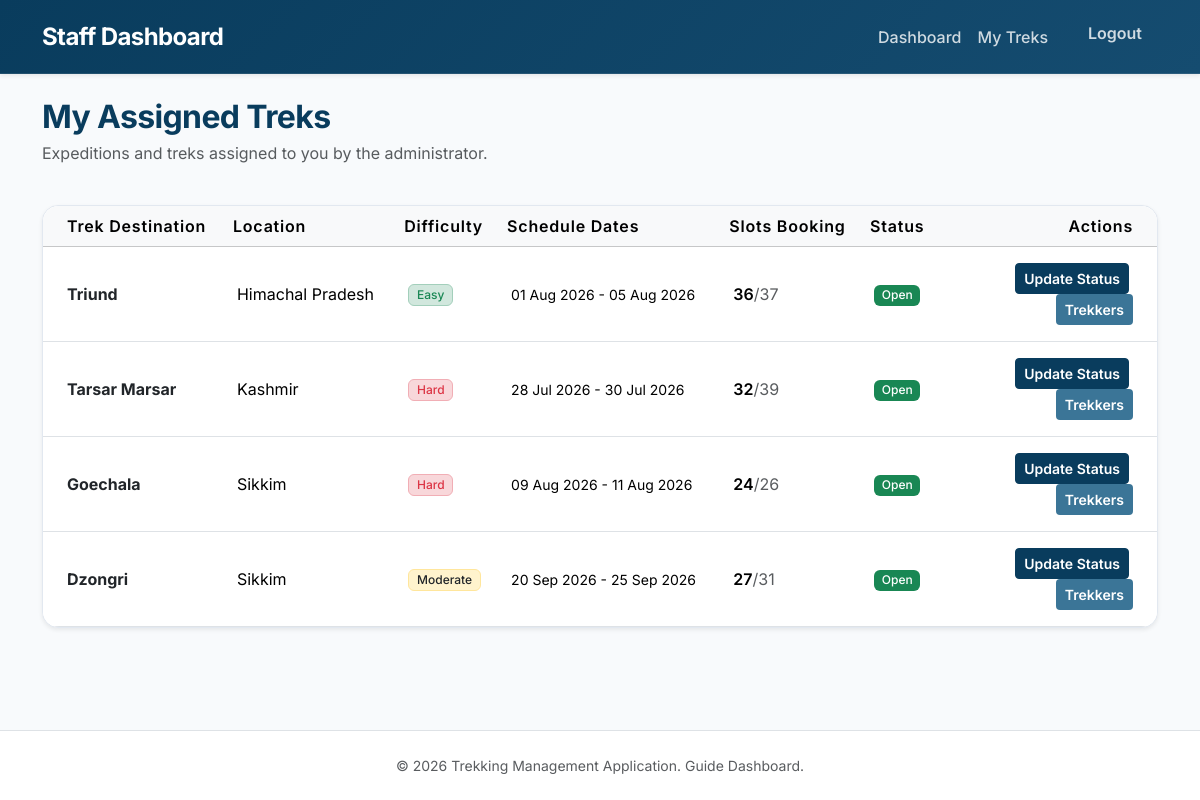
/staff/treks (signed in), run on the app's committed database.
### models.py (models this page shows, shortened)
class Trek(db.Model):
    __tablename__ = "trek"
    id = db.Column(db.Integer, primary_key=True)
    name = db.Column(db.String(100), nullable=False)
    location = db.Column(db.String(100), nullable=False)
    difficulty = db.Column(db.String(50), nullable=False)
    duration = db.Column(db.Integer, nullable=False)
    total_slots = db.Column(db.Integer, nullable=False)
    available_slots = db.Column(db.Integer, nullable=False)
    assigned_staff = db.Column(
        db.Integer,
        db.ForeignKey("user.id"),
        nullable=True
    )
    start_date = db.Column(db.Date)
    end_date = db.Column(db.Date)
    status = db.Column(db.String(20), default="Pending")
    is_deleted = db.Column(
        db.Boolean,
        default=False
    )
    description = db.Column(db.Text)
    bookings = db.relationship(
        "Booking",
        backref="trek",
        lazy=True
    )

### routes/staff.py (the view)
@staff.route("/treks")
@login_required
@staff_required
def assigned_treks():
    treks = Trek.query.filter_by(
        assigned_staff=current_user.id
    ).all()
    return render_template(
        "staff/assigned_treks.html",
        treks=treks
    )

### app.py (called while the page is built)
@login_manager.user_loader
def load_user(user_id):
    return User.query.get(int(user_id))

### routes/staff.py (called while the page is built)
def staff_required(func):
    @wraps(func)
    def wrapper(*args, **kwargs):
        if not current_user.is_authenticated:
            return redirect(url_for("auth.login"))
        if current_user.role != "staff":
            flash("Access Denied!", "danger")
            return redirect(url_for("auth.login"))
        if current_user.status != "approved":
            flash("Your account is awaiting admin approval.", "warning")
            return redirect(url_for("auth.login"))
        return func(*args, **kwargs)
    return wrapper

### templates/staff/assigned_treks.html (shortened to what this page needs)
{% extends "staff/base.html" %}
{% block content %}
<div class="row align-items-center mb-4">
    <div class="col-12">
        <h2 class="fw-bold mb-1" style="color: var(--primary); letter-spacing: -0.02em;">My Assigned Treks</h2>
        <p class="text-muted">Expeditions and treks assigned to you by the administrator.</p>
    </div>
</div>
<div class="card shadow-sm">
    <div class="table-responsive">
        <table class="table table-hover align-middle mb-0 bg-white">
            <thead class="table-light">
                <tr>
                    <th class="ps-4">Trek Destination</th>
                    <th>Location</th>
                    <th>Difficulty</th>
                    <th>Schedule Dates</th>
                    <th>Slots Booking</th>
                    <th>Status</th>
                    <th class="text-end pe-4" width="220">Actions</th>
                </tr>
            </thead>
            <tbody>
            {% for trek in treks %}
                <tr class="{% if trek.status == 'Completed' %}table-light text-muted{% endif %}">
                    <td class="ps-4 fw-bold text-dark">{{ trek.name }}</td>
                    <td>{{ trek.location }}</td>
                    <td>
                        {% if trek.difficulty == "Easy" %}
                            <span class="badge bg-success-subtle text-success border border-success-subtle">Easy</span>
                        {% elif trek.difficulty == "Moderate" %}
                            <span class="badge bg-warning-subtle text-warning border border-warning-subtle text-dark">Moderate</span>
                        {% else %}
                            <span class="badge bg-danger-subtle text-danger border border-danger-subtle">Hard</span>
                        {% endif %}
                    </td>
                    <td>
                        <span class="small">{{ trek.start_date.strftime('%d %b %Y') if trek.start_date }} - {{ trek.end_date.strftime('%d %b %Y') if trek.end_date }}</span>
                    </td>
                    <td>
                        <span class="fw-semibold">{{ trek.available_slots }}</span><span class="text-muted">/{{ trek.total_slots }}</span>
                    </td>
                    <td>
                        {% if trek.status == "Open" %}
                            <span class="badge bg-success text-white">Open</span>
                        {% elif trek.status == "Closed" %}
                            <span class="badge bg-secondary text-white">Closed</span>
                        {% elif trek.status == "Completed" %}
                            <span class="badge bg-info text-white">Completed</span>
                        {% else %}
                            <span class="badge bg-light text-dark border">{{ trek.status }}</span>
                        {% endif %}
                    </td>
                    <td class="text-end pe-4">
                        <a class="btn btn-sm btn-primary fw-semibold me-1" href="{{ url_for('staff.update_trek', id=trek.id) }}">
                            Update Status
                        </a>
                        <a class="btn btn-sm btn-custom fw-semibold" href="{{ url_for('staff.participants', id=trek.id) }}">
                            Trekkers
                        </a>
                    </td>
                </tr>
            {% else %}
                <tr>
                    <td colspan="7" class="text-center py-4 text-muted">
                        You have not been assigned to any treks yet.
                    </td>
                </tr>
            {% endfor %}
            </tbody>
        </table>
    </div>
</div>
{% endblock %}

### static/css/style.css (style rules this page uses)
:root { --primary: #093c5d; --primary-light: #154c70; --secondary: #3b7597; --accent: #5df8d8; --bg-light: #f8fafc; --card-bg: #ffffff; --text-main: #1e293b; --text-muted: #64748b; --border-color: #e2e8f0; }
body { font-family: 'Inter', system-ui, -apple-system, sans-serif; background-color: var(--bg-light); color: var(--text-main); display: flex; flex-direction: column; min-height: 100vh; margin: 0; }
.btn-primary { background-color: var(--primary); border-color: var(--primary); transition: all 0.2s ease; }
.btn-custom { background-color: var(--secondary); color: #ffffff; transition: all 0.2s ease; }
.card { background-color: var(--card-bg); border: 1px solid var(--border-color); border-radius: 1rem; transition: all 0.3s cubic-bezier(0.4, 0, 0.2, 1); }
.table-responsive { border-radius: 1rem; }
.table th { font-weight: 600; letter-spacing: 0.05em; }
.table td { padding: 1rem 0.75rem; }
.badge { font-weight: 500; padding: 0.35em 0.65em; border-radius: 0.375rem; }

### data on the page
Trek: name "Triund", location "Himachal Pradesh", difficulty "Easy", start_date "01 Aug 2026", end_date "05 Aug 2026", available_slots "36", total_slots "37", status "Open"
Trek: name "Tarsar Marsar", location "Kashmir", difficulty "Hard", start_date "28 Jul 2026", end_date "30 Jul 2026", available_slots "32", total_slots "39", status "Open"
Trek: name "Goechala", location "Sikkim", difficulty "Hard", start_date "09 Aug 2026", end_date "11 Aug 2026", available_slots "24", total_slots "26", status "Open"
Trek: name "Dzongri", location "Sikkim", difficulty "Moderate", start_date "20 Sep 2026", end_date "25 Sep 2026", available_slots "27", total_slots "31", status "Open"
